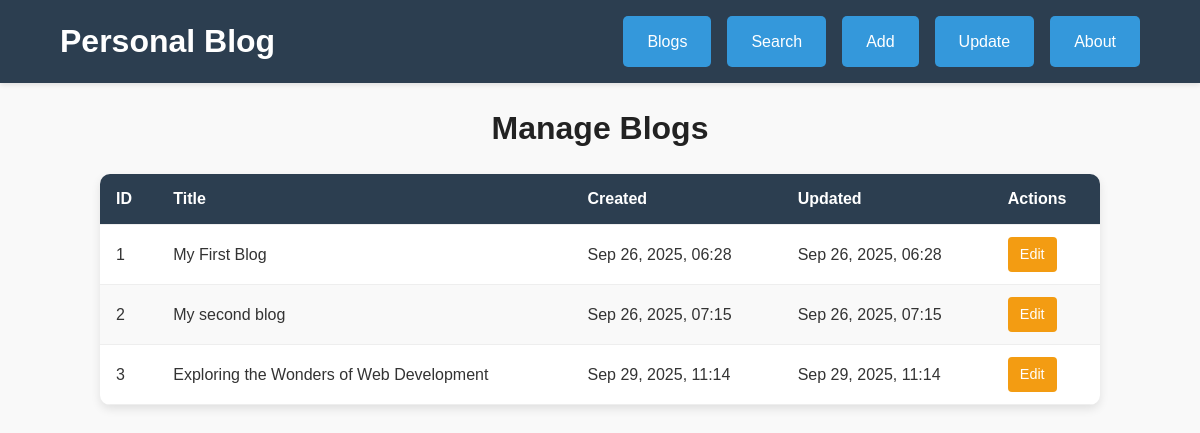
The app's page /update_dashboard/ (signed in), older data.
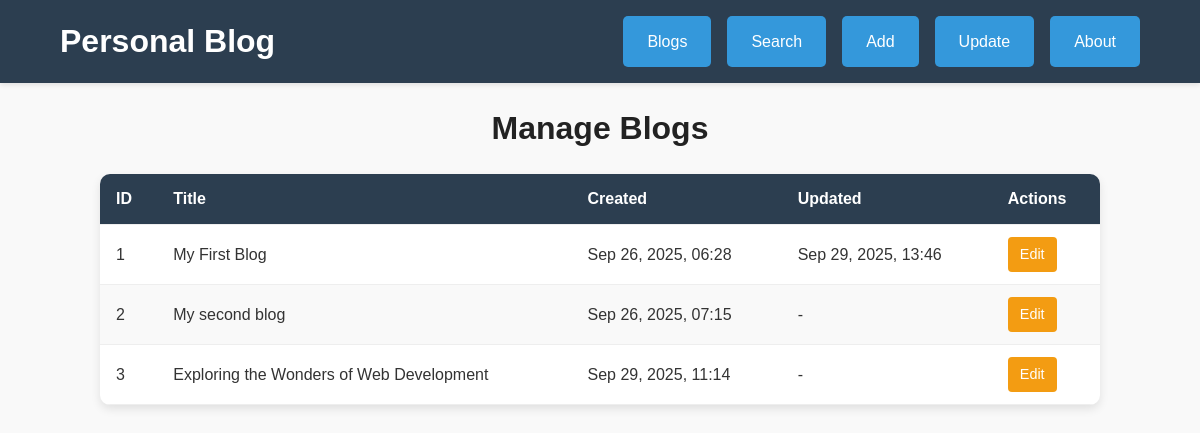
The same page, newer data.
### blog/models.py (models this page shows, shortened)
class Blogs(models.Model):
    title = models.CharField(max_length=200)
    content = models.TextField()
    created_at = models.DateTimeField(auto_now_add=True)
    updated_at = models.DateTimeField(null=True, blank=True)

### blog/views.py (the view)
# urls.py: path('update_dashboard/', update_dashboard, name='update_dashboard'),
@superuser_required
def update_dashboard(request):
    blogs = Blogs.objects.all().order_by('created_at')  # newest first
    return render(request, 'blog/update_dashboard.html', {'blogs': blogs})

### blog/views.py (called while the page is built)
def superuser_required(view_func):
    decorator = user_passes_test(lambda u: u.is_superuser)
    return decorator(view_func)

### blog/templates/blog/update_dashboard.html
{% extends "blog/base.html" %}
{% load static %}
{% block content %}
<link rel="stylesheet" href="{% static 'blog/update_dashboard.css' %}">
<h1 class="page-title">Manage Blogs</h1>
{% if blogs %}
<table class="blogs-table">
    <thead>
        <tr>
            <th>ID</th>
            <th>Title</th>
            <th>Created</th>
            <th>Updated</th>
            <th>Actions</th>
        </tr>
    </thead>
    <tbody>
        {% for blog in blogs %}
        <tr>
            <td>{{ blog.id }}</td>
            <td>{{ blog.title }}</td>
            <td>{{ blog.created_at|date:"M d, Y, H:i" }}</td>
            <td>
                {% if blog.updated_at and blog.updated_at != blog.created_at %}
                    {{ blog.updated_at|date:"M d, Y, H:i" }}
                {% else %}
                    -
                {% endif %}
            </td>
            <td>
                <a href="{% url 'update_blogs' blog.id %}" class="edit-btn">Edit</a>
            </td>
        </tr>
        {% endfor %}
    </tbody>
</table>
{% else %}
<p>No blogs available.</p>
{% endif %}
{% endblock %}

Row changes from the older to the newer data that the page shows:
changed Blogs "My First Blog": updated_at "Sep 26, 2025, 06:28" → "Sep 29, 2025, 13:46"
changed Blogs "My second blog": updated_at "Sep 26, 2025, 07:15" → (not shown); now shows "-"
changed Blogs "Exploring the Wonders of Web Development": updated_at "Sep 29, 2025, 11:14" → (not shown); now shows "-"
